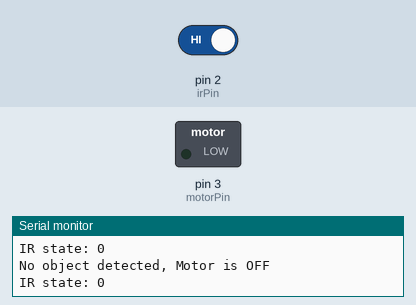
The sketch below on a simulated Arduino Uno, built with avr-gcc and run on an emulated ATmega328P. Parts: switched loads named in the sketch (green lamp = pin HIGH), the last lines printed to the serial monitor. Inputs (shaded band) come from the test bench; at power-on: pin 2 (irPin) HIGH.

Above: at 4.8 s.
4.9 s: pin 2 (irPin) driven LOW
At 6.6 s:
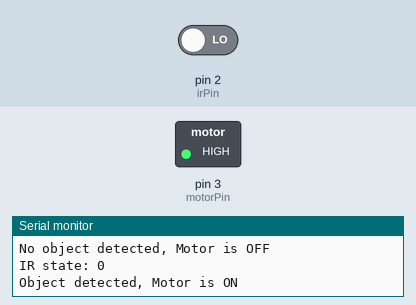
7.6 s: pin 2 (irPin) driven HIGH
At 10.9 s:
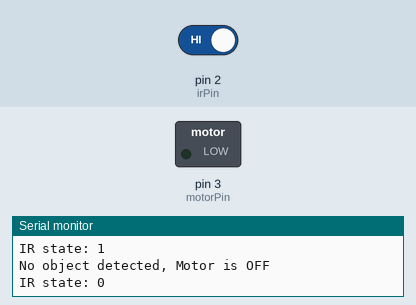
Timing chart, 0 to 12.4 s (numbered marks = the images above; inputs shaded):
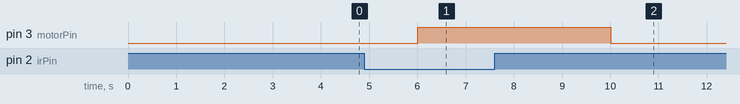

The sketch:

arduinoPart3.ino
```cpp
const int irPin = 2;
const int motorPin = 3;

void setup() {
  pinMode(irPin, INPUT);
  pinMode(motorPin, OUTPUT);

  // Initialize serial communication at 9600 bits per second:
  Serial.begin(9600);

  // Start with the motor off.
  digitalWrite(motorPin, LOW);
  Serial.println("Motor is OFF at the start");
}

void loop() {
  // "!" is added assuming the IR is inverse logic.
  int irState = !digitalRead(irPin);

  // If the IR sensor output is LOW, an object is detected.
  if (irState) {
    // Turn on the motor.
    digitalWrite(motorPin, HIGH);
    Serial.println("Object detected, Motor is ON");
    delay(2000);
  } else {
    // No object detected - turn off the motor.
    digitalWrite(motorPin, LOW);
    Serial.println("No object detected, Motor is OFF");
  }

  // Print the state of the IR sensor
  Serial.print("IR state: ");
  Serial.println(irState);
  delay(2000);
}
```

Measured:
- after the input at 4.9 s, pin 3 (motorPin): LOW → HIGH after 1.1 s
- after the input at 7.6 s, pin 3 (motorPin): HIGH → LOW after 2.4 s
